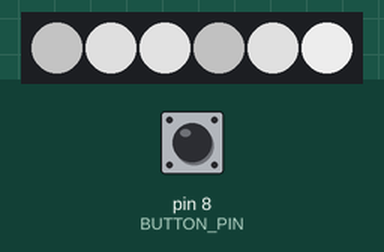
Simulated run of this sketch. Board: Arduino Uno, built with avr-gcc and run on an emulated ATmega328P. On the bench: 6 RGB LEDs in strip order, left to right. The test bench sets the inputs (shaded band); at power-on: pin 8 (BUTTON_PIN) HIGH. Dim RGB values are drawn brighter than linear; random numbers use the default seed unless the sketch sets one.

Above: at 1.2 s.
1.3 s: pin 8 (BUTTON_PIN) pulled LOW for 0.15 s
At 1.65 s:
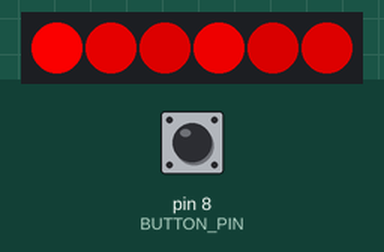
2.0 s: pin 8 (BUTTON_PIN) pulled LOW for 1 s
At 2.25 s:
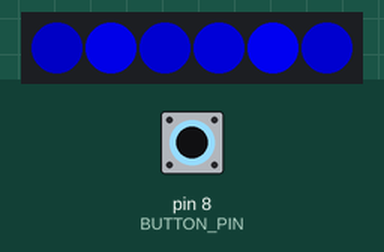
3.6 s: pin 8 (BUTTON_PIN) pulled LOW for 3.2 s
At 4.06 s:
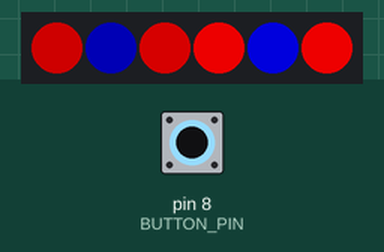
7.4 s: pin 8 (BUTTON_PIN) pulled LOW for 0.15 s
At 42.22 s:
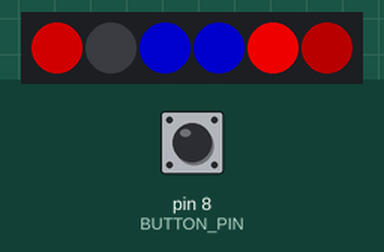
Timing chart, 0 to 43.5 s (numbered marks = the images above; inputs shaded):
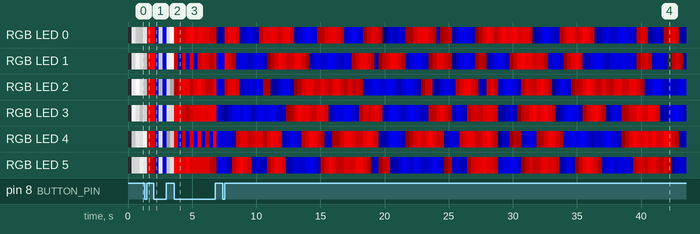

The sketch:

v4_it_looks_good.ino
```cpp
#include <Adafruit_NeoPixel.h>

/*---------------------*/
//THE BELOW SECTION IS WHAT PINS YOU'RE USING
//NEOPIXEL PIN IS WHICHEVER IS GOING TO THE DATA PIN
//BUTTON PIN IS FOR THE BUTTON, THE OTHER SIDE OF THE BUTTON GOES TO GND

// Pin configurations
#define NEOPIXEL_PIN 2
#define BUTTON_PIN 8

// LED settings
#define NUM_PIXELS 6
#define MODE_COUNT 4
#define COLOR_CHANGE_THRESHOLD 50

// Timing settings
const uint32_t DEBOUNCE_TIME = 150;
const uint32_t UPDATE_INTERVAL = 3;
const uint8_t FADE_STEP = 1;

// Customization settings
const uint8_t MIN_BRIGHTNESS = 50;
const uint8_t MAX_BRIGHTNESS = 255;
const uint8_t MIN_BRIGHTNESS_CASE_3 = 0;  // Separate minimum brightness setting for case 3

Adafruit_NeoPixel strip = Adafruit_NeoPixel(NUM_PIXELS, NEOPIXEL_PIN, NEO_GRB + NEO_KHZ800);


/****************/
//THIS CAN BE SET TO CHANGE THE DEFAULT MODE IF YOU DONT WANT A BUTTON YET
uint8_t mode = 0; //CHANGE THE 0 TO 1, 2, OR 3
/****************/

uint32_t lastButtonPressTime = 0;
uint32_t lastUpdate = 0;
bool colorChanged[NUM_PIXELS];

uint8_t currentBrightness[NUM_PIXELS];
uint8_t targetBrightness[NUM_PIXELS];
uint8_t currentColor[NUM_PIXELS];
uint8_t targetColor[NUM_PIXELS];
bool targetColorIsRed[NUM_PIXELS];

void setup() {
  strip.begin();
  strip.show();
  pinMode(BUTTON_PIN, INPUT_PULLUP);

  // Initialize LED settings
  for (uint16_t i = 0; i < NUM_PIXELS; i++) {
    currentBrightness[i] = random(MIN_BRIGHTNESS, MAX_BRIGHTNESS);
    targetBrightness[i] = random(MIN_BRIGHTNESS, MAX_BRIGHTNESS);
    targetColorIsRed[i] = random(2);
    currentColor[i] = targetColorIsRed[i] ? MAX_BRIGHTNESS : 0;
    colorChanged[i] = false;
  }
}

void loop() {
  handleButton();
  updateLEDs();
}

// Handles button input and changes LED mode
void handleButton() {
  if (digitalRead(BUTTON_PIN) == LOW) {
    uint32_t currentTime = millis();
    if (currentTime - lastButtonPressTime > DEBOUNCE_TIME) {
      mode = (mode + 1) % MODE_COUNT;
      lastButtonPressTime = currentTime;
    }
  }
}

// Updates LED brightness and colors based on the current mode
void updateLEDs() {
  uint32_t currentTime = millis();
  if (currentTime - lastUpdate > UPDATE_INTERVAL) {
    for (uint16_t i = 0; i < strip.numPixels(); i++) {
      // Update brightness
      if (abs(currentBrightness[i] - targetBrightness[i]) < FADE_STEP) {
        targetBrightness[i] = mode == 3 ? random(MIN_BRIGHTNESS_CASE_3, MAX_BRIGHTNESS) : random(MIN_BRIGHTNESS, MAX_BRIGHTNESS);
      } else {
        currentBrightness[i] += (targetBrightness[i] > currentBrightness[i]) ? FADE_STEP : -FADE_STEP;
      }

      // Update colors
      uint32_t color;
      if (mode == 3) {
        // Color changing mode
        if (currentBrightness[i] <= COLOR_CHANGE_THRESHOLD && !colorChanged[i]) {
          targetColorIsRed[i] = !targetColorIsRed[i];
          currentColor[i] = targetColorIsRed[i] ? MAX_BRIGHTNESS : 0;
          colorChanged[i] = true;
        } else if (currentBrightness[i] > COLOR_CHANGE_THRESHOLD) {
          colorChanged[i] = false;
        }

        uint8_t r = currentColor[i];
        uint8_t b = MAX_BRIGHTNESS - currentColor[i];
        color = strip.Color(r * currentBrightness[i] / MAX_BRIGHTNESS, 0, b * currentBrightness[i] / MAX_BRIGHTNESS);
      } else {
        // Predefined color modes
        switch (mode) {
          case 0:
            // White mode
            color = strip.Color(currentBrightness[i], currentBrightness[i], currentBrightness[i]);
            break;
          case 1:
            // Red mode
            color = strip.Color(currentBrightness[i], 0, 0);
            break;
          case 2:
            // Blue mode
            color = strip.Color(0, 0, currentBrightness[i]);
            break;
        }
      }

      // Set pixel color
      strip.setPixelColor(i, color);
    }

    // Display updated colors
    strip.show();
    lastUpdate = currentTime;
  }
}
```
